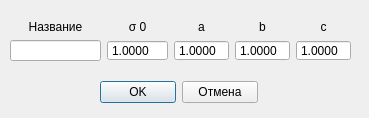
<?xml version="1.0" encoding="UTF-8"?>
<ui version="4.0">
 <class>Dialog</class>
 <widget class="QDialog" name="Dialog">
  <property name="geometry">
   <rect>
    <x>0</x>
    <y>0</y>
    <width>369</width>
    <height>118</height>
   </rect>
  </property>
  <property name="windowTitle">
   <string>Добавить сталь</string>
  </property>
  <property name="windowIcon">
   <iconset resource="source.qrc">
    <normaloff>:/images/icon.ico</normaloff>:/images/icon.ico</iconset>
  </property>
  <widget class="QWidget" name="layoutWidget">
   <property name="geometry">
    <rect>
     <x>10</x>
     <y>20</y>
     <width>341</width>
     <height>41</height>
    </rect>
   </property>
   <layout class="QGridLayout" name="gridLayout">
    <item row="0" column="0">
     <widget class="QLabel" name="label_5">
      <property name="text">
       <string>Название</string>
      </property>
      <property name="alignment">
       <set>Qt::AlignCenter</set>
      </property>
     </widget>
    </item>
    <item row="0" column="1">
     <widget class="QLabel" name="label">
      <property name="text">
       <string>σ 0</string>
      </property>
      <property name="alignment">
       <set>Qt::AlignCenter</set>
      </property>
     </widget>
    </item>
    <item row="0" column="2">
     <widget class="QLabel" name="label_2">
      <property name="text">
       <string>a</string>
      </property>
      <property name="alignment">
       <set>Qt::AlignCenter</set>
      </property>
     </widget>
    </item>
    <item row="0" column="3">
     <widget class="QLabel" name="label_3">
      <property name="text">
       <string>b</string>
      </property>
      <property name="alignment">
       <set>Qt::AlignCenter</set>
      </property>
     </widget>
    </item>
    <item row="0" column="4">
     <widget class="QLabel" name="label_4">
      <property name="text">
       <string>c</string>
      </property>
      <property name="alignment">
       <set>Qt::AlignCenter</set>
      </property>
     </widget>
    </item>
    <item row="1" column="0">
     <widget class="QLineEdit" name="sig_in_2">
      <property name="inputMethodHints">
       <set>Qt::ImhDigitsOnly</set>
      </property>
     </widget>
    </item>
    <item row="1" column="1">
     <widget class="QDoubleSpinBox" name="sig_in">
      <property name="buttonSymbols">
       <enum>QAbstractSpinBox::NoButtons</enum>
      </property>
      <property name="decimals">
       <number>4</number>
      </property>
      <property name="minimum">
       <double>0.000100000000000</double>
      </property>
      <property name="maximum">
       <double>999.990000000000009</double>
      </property>
      <property name="singleStep">
       <double>0.000100000000000</double>
      </property>
      <property name="value">
       <double>1.000000000000000</double>
      </property>
     </widget>
    </item>
    <item row="1" column="2">
     <widget class="QDoubleSpinBox" name="a_in">
      <property name="buttonSymbols">
       <enum>QAbstractSpinBox::NoButtons</enum>
      </property>
      <property name="decimals">
       <number>4</number>
      </property>
      <property name="minimum">
       <double>0.000100000000000</double>
      </property>
      <property name="singleStep">
       <double>0.000100000000000</double>
      </property>
      <property name="value">
       <double>1.000000000000000</double>
      </property>
     </widget>
    </item>
    <item row="1" column="3">
     <widget class="QDoubleSpinBox" name="b_in">
      <property name="buttonSymbols">
       <enum>QAbstractSpinBox::NoButtons</enum>
      </property>
      <property name="decimals">
       <number>4</number>
      </property>
      <property name="minimum">
       <double>0.000100000000000</double>
      </property>
      <property name="singleStep">
       <double>0.000100000000000</double>
      </property>
      <property name="value">
       <double>1.000000000000000</double>
      </property>
     </widget>
    </item>
    <item row="1" column="4">
     <widget class="QDoubleSpinBox" name="c_in">
      <property name="buttonSymbols">
       <enum>QAbstractSpinBox::NoButtons</enum>
      </property>
      <property name="decimals">
       <number>4</number>
      </property>
      <property name="minimum">
       <double>0.000100000000000</double>
      </property>
      <property name="singleStep">
       <double>0.000100000000000</double>
      </property>
      <property name="value">
       <double>1.000000000000000</double>
      </property>
     </widget>
    </item>
   </layout>
  </widget>
  <widget class="QWidget" name="layoutWidget">
   <property name="geometry">
    <rect>
     <x>100</x>
     <y>80</y>
     <width>158</width>
     <height>25</height>
    </rect>
   </property>
   <layout class="QGridLayout" name="gridLayout_2">
    <item row="0" column="0">
     <widget class="QPushButton" name="bt_OK">
      <property name="text">
       <string>OK</string>
      </property>
     </widget>
    </item>
    <item row="0" column="1">
     <widget class="QPushButton" name="bt_STOP">
      <property name="text">
       <string>Отмена</string>
      </property>
     </widget>
    </item>
   </layout>
  </widget>
 </widget>
 <resources>
  <include location="source.qrc"/>
 </resources>
 <connections/>
</ui>
